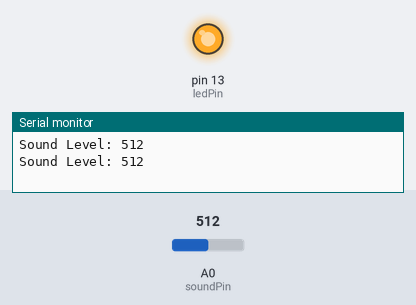
Recording of a sketch running on a simulated Arduino Uno, built with avr-gcc and run on an emulated ATmega328P. Shown: output pins drawn as LEDs (lit = HIGH), the last lines printed to the serial monitor. The test bench sets the inputs (shaded band); at power-on: A0 (soundPin) = 512.

Above: at 2.8 s.
2.9 s: A0 (soundPin) set to 89
5.6 s: A0 (soundPin) set to 71
At 7.0 s:
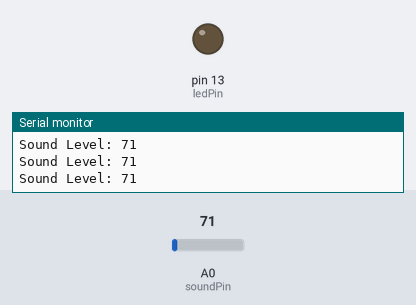
8.3 s: A0 (soundPin) set to 90
At 9.4 s:
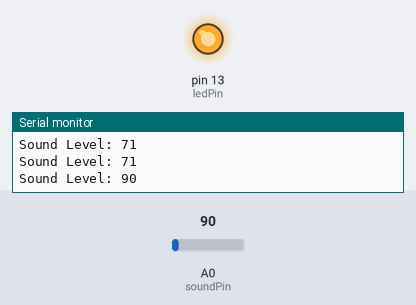
Timing chart, 0 to 11.3 s (numbered marks = the images above; inputs shaded):
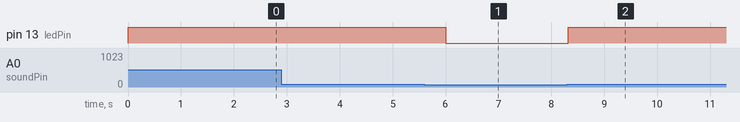

The sketch:

Task_1.1.5.ino
```cpp
int soundPin = A0;
int ledPin = 13;
int threshold = 80;

void setup() {
  pinMode(ledPin, OUTPUT);
  Serial.begin(9600);
}

void loop() {
  int sensorValue = analogRead(soundPin);


  Serial.print("Sound Level: ");
  Serial.println(sensorValue);

  if (sensorValue > threshold) {
    digitalWrite(ledPin, HIGH);
    delay(2000);
  } else {
    digitalWrite(ledPin, LOW);
  }
}
```

Measured:
- the behaviour switches between 81 and 80 on A0 (soundPin) (found by bisection; images 0 and 1)
- after the input at 5.6 s, pin 13 (ledPin): HIGH → LOW after 0.40 s
- after the input at 8.3 s, pin 13 (ledPin): LOW → HIGH at once
